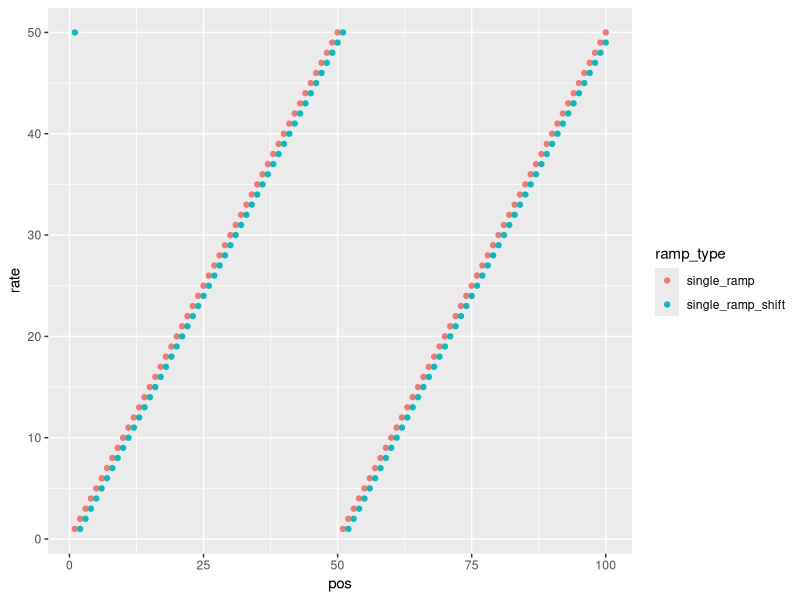
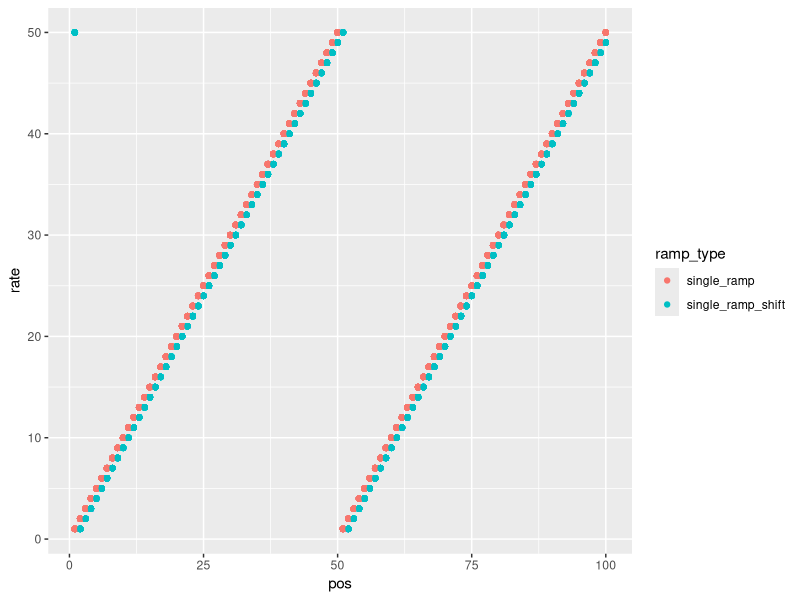
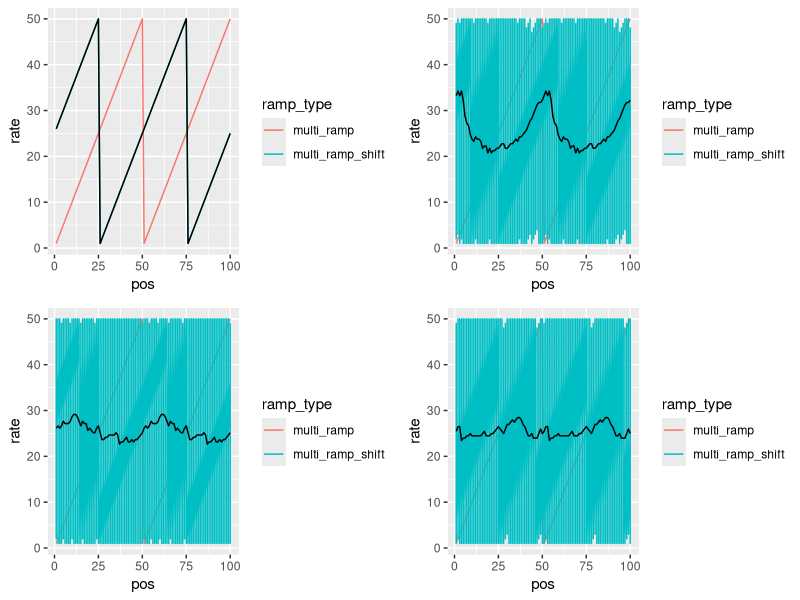
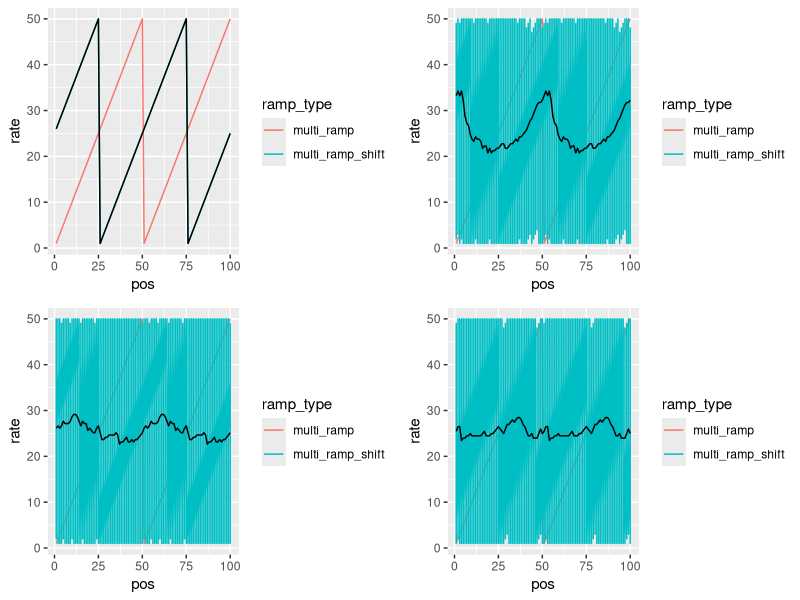

The R source for these figures, in order:
# set up
library(tidyverse)
library(cowplot)

# Simulate ramp data
roll <- function(x, n) {
  x[(seq_along(x) - (n+1)) %% length(x) + 1]
}

n_shuffles <- 100

# Choose a random number to shift the ramps buy
random_start <- runif(1, 0, 100)

# Make ramps and randomly shifted ramps
single_ramps <- tibble(pos = c(1:100),
                       single_ramp = c(1:50,1:50),
                       single_ramp_shift = roll(c(1:50, 1:50), round(random_start))) %>%
  gather("ramp_type", "rate", -pos)


# Plot
ggplot(single_ramps, aes(pos, rate, colour = ramp_type)) +
  geom_point()


# Make a concatenated version of each ramp
multi_ramps <- map_dfr(seq_len(n_shuffles), ~single_ramps)

# Plot (trivially this looks the same as the single ramp plot)
ggplot(multi_ramps, aes(pos, rate, colour = ramp_type)) +
  geom_point()

# Function to introduce jitter between consecutive ramps
jitter_singles <- function(jit = 10, random_start = 25, shuffle_type = "continuous") {
  random_jitter = round(random_start)

  out_df <- tibble(pos = c(1:100),
                   multi_ramp = c(1:50,1:50),
                   multi_ramp_shift = roll(c(1:50, 1:50), random_jitter)) %>%
    gather("ramp_type", "rate", -pos)
  
  for (i in 2:n_shuffles) {
    random_jitter <- ifelse(identical(shuffle_type,"continuous"),
                            random_jitter + round(runif(1, -jit/2, jit/2)),
                            random_start + round(runif(1, 0, jit)))
    another_jitter <- tibble(pos = c(1:100),
                             multi_ramp = c(1:50,1:50),
                             multi_ramp_shift = roll(c(1:50, 1:50), random_jitter)) %>%
      gather("ramp_type", "rate", -pos)
    out_df <- rbind(out_df, another_jitter)
  }
  out_df
}

# To plot jittered data with a mean overlaid
plot_multi <- function(df) {
  m_r_j_mean <- df %>%
    filter(ramp_type == "multi_ramp_shift") %>%
    group_by(pos) %>%
    summarise(rate = mean(rate))
  ggplot(df, aes(pos, rate, colour = ramp_type)) +
    geom_line() +
    geom_line(data = m_r_j_mean, (aes(pos, rate)), colour = "black")
}

# No jitter, circular shuffle
multi_ramps_jitter_low <- jitter_singles(1, 25)
multi_ramps_jitter_low_plot <- plot_multi(multi_ramps_jitter_low)

# Moderate jitter, circular shuffle
multi_ramps_jitter_moderate <- jitter_singles(10, 25)
multi_ramps_jitter_moderate_plot <- plot_multi(multi_ramps_jitter_moderate)


# High jitter, circular shuffle
multi_ramps_jitter_high <- jitter_singles(25, 25)
multi_ramps_jitter_high_plot <- plot_multi(multi_ramps_jitter_high)

# Resetting shuffle.
# With jitter = 100 each shuffle has equal probability of being from anywhere on the track.
multi_ramps_reset <- jitter_singles(jit = 100, random_start = 25, shuffle_type = "reset")
multi_ramps_reset_plot <- plot_multi(multi_ramps_reset)


plot_grid(multi_ramps_jitter_low_plot,
          multi_ramps_jitter_moderate_plot,
          multi_ramps_jitter_high_plot,
          multi_ramps_reset_plot)

ggsave("plots/shuffle_comparisons.jpg")
